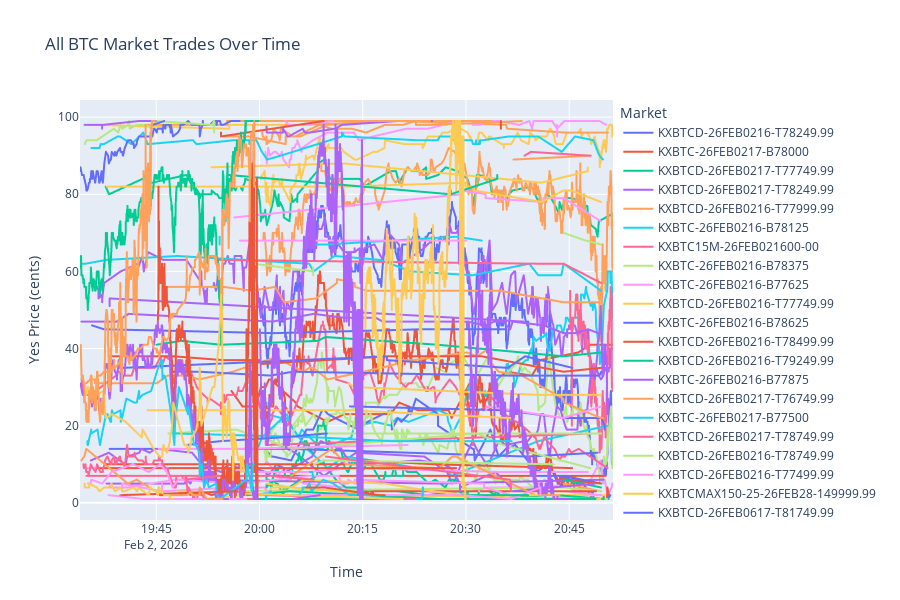

The notebook cell saved with this chart:
### Code cell
# Graph all BTC trades
import plotly.express as px

# Filter trades to only include BTC tickers
btc_trades = csv_trades.filter(pl.col("ticker").str.contains("BTC"))

print(f"Total BTC trades: {btc_trades.height:,}")
print(f"Unique BTC tickers: {btc_trades['ticker'].n_unique()}")
print(f"Date range: {btc_trades['created_time'].min()} to {btc_trades['created_time'].max()}")

# Create interactive plot with all BTC trades
fig = px.line(
    btc_trades.to_pandas(),
    x="created_time",
    y="yes_price",
    color="ticker",
    title="All BTC Market Trades Over Time",
    labels={
        "created_time": "Time", 
        "yes_price": "Yes Price (cents)",
        "ticker": "Market"
    },
    hover_data=["count", "no_price"]
)

fig.update_layout(
    height=600,
    hovermode='closest',
    legend=dict(
        orientation="v",
        yanchor="top",
        y=1,
        xanchor="left",
        x=1.01
    )
)

fig.show()

# Also create a static matplotlib version
plt.figure(figsize=(14, 8))

# Get unique BTC tickers
unique_btc_tickers = btc_trades["ticker"].unique().to_list()

# Plot each ticker
for ticker in unique_btc_tickers:
    ticker_data = btc_trades.filter(pl.col("ticker") == ticker).to_pandas()
    plt.plot(ticker_data["created_time"], 
             ticker_data["yes_price"], 
             marker='o', 
             markersize=3, 
             alpha=0.6, 
             label=ticker,
             linestyle='-')

plt.title(f"All BTC Market Trades Over Time\n({btc_trades.height:,} total trades across {len(unique_btc_tickers)} markets)", 
          fontsize=14, fontweight='bold')
plt.xlabel("Time", fontsize=12)
plt.ylabel("Yes Price (cents)", fontsize=12)
plt.legend(bbox_to_anchor=(1.05, 1), loc='upper left', fontsize=8)
plt.grid(True, alpha=0.3)
plt.xticks(rotation=45, ha='right')
plt.tight_layout()

# Save the plot
plt.savefig("btc_trades_all.png", dpi=300, bbox_inches='tight')
print("\nGraph saved as 'btc_trades_all.png'")

plt.show()
